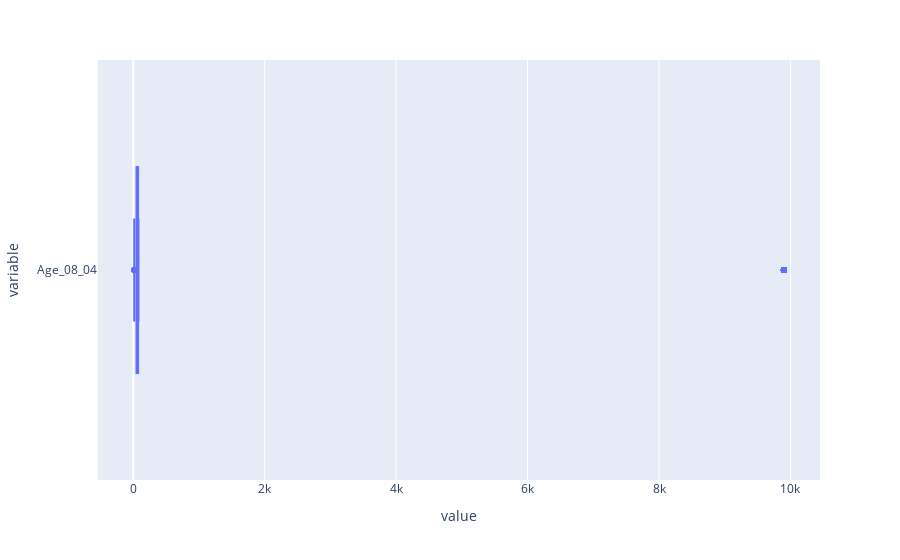

This figure's notebook cell:
### Markdown cell above
#### Removing Outlier From Age_08_04 Column

### Code cell
pe.box(tc['Age_08_04'], orientation = 'h')

### Figure 1 — Plotly figure (JSON) as saved in the notebook; plotly's stock layout.template omitted (floating-point values rounded to 4 significant figures; data arrays with more than 128 entries replaced by an {"elided": "..."} marker saying what was removed)
{"data": [{"alignmentgroup": "True", "hovertemplate": "value=%{x}<br>variable=%{y}<extra></extra>", "legendgroup": "", "marker": {"color": "#636efa"}, "name": "", "notched": false, "offsetgroup": "", "orientation": "h", "showlegend": false, "type": "box", "x": {"elided": "1436 int values"}, "x0": " ", "xaxis": "x", "y": {"elided": "1436 str values"}, "y0": " ", "yaxis": "y"}], "layout": {"boxmode": "group", "legend": {"tracegroupgap": 0}, "margin": {"t": 60}, "xaxis": {"anchor": "y", "domain": [0, 1], "title": {"text": "value"}}, "yaxis": {"anchor": "x", "domain": [0, 1], "title": {"text": "variable"}}}}
